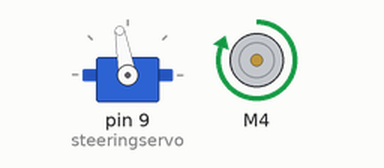
Bench run of a sketch on a simulated Arduino Uno, built with avr-gcc and run on an emulated ATmega328P. Parts: servo, DC motor (green arrow = forward, orange = backward, longer = faster).

Above: at 0.05 s.
At 13.95 s:
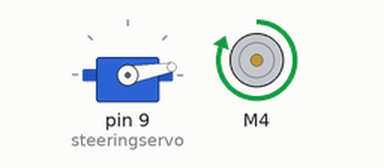
At 27.95 s:
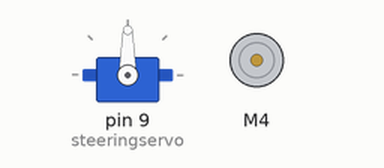
Timing chart, 0 to 36.4 s (numbered marks = the images above):
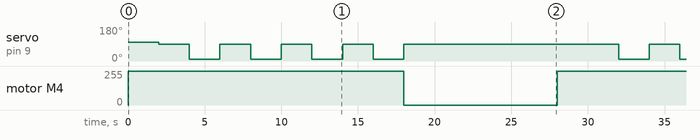

Measured:
- by itself, servo on pin 9 (steeringservo): repeats every 28.0 s: 3 × (10° 2.0 s, 90° 2.0 s), 10° 2.0 s, 90° 14.0 s
- by itself, motor M4: alternates forward 255/255 for 18.0 s and stopped for 10.0 s

The sketch:

SimpleautoCARsetup1.ino
```cpp
//Download this one for the simple self driving car. I messed up on first one I added or you can copy and paste that one I guess.

#include <AFMotor.h>
#include <Servo.h>

AF_DCMotor motor(4);
#define MAX_SPEED 255
#define SERVO2_PWM9


Servo steeringservo;


void setup() {
 steeringservo.attach(9);
 steeringservo.write(90);
 steeringservo.write(0);
 steeringservo.write(100);
 motor.setSpeed(255);
 motor.run(RELEASE);
 motor.setSpeed(255);
 motor.run(FORWARD);
 motor.setSpeed(255);
 motor.run(BACKWARD);

}

void loop() {
 motor.run(FORWARD);
 delay(2000);
 steeringservo.write(90);
 motor.run(FORWARD);
 delay(2000);
 steeringservo.write(10);
 motor.run(FORWARD);
 delay(2000);
 steeringservo.write(90);
 motor.run(FORWARD);
 delay(2000);
 steeringservo.write(10);
 motor.run(FORWARD);
 delay(2000);
 steeringservo.write(90);
 motor.run(FORWARD);
 delay(2000);
 steeringservo.write(10);
 motor.run(FORWARD);
 delay(2000);
 steeringservo.write(90);
 motor.run(FORWARD);
 delay(2000);
 steeringservo.write(10);
 motor.run(FORWARD);
 delay(2000);
 steeringservo.write(90);
 motor.run(RELEASE);
 delay(10000);

}
```
